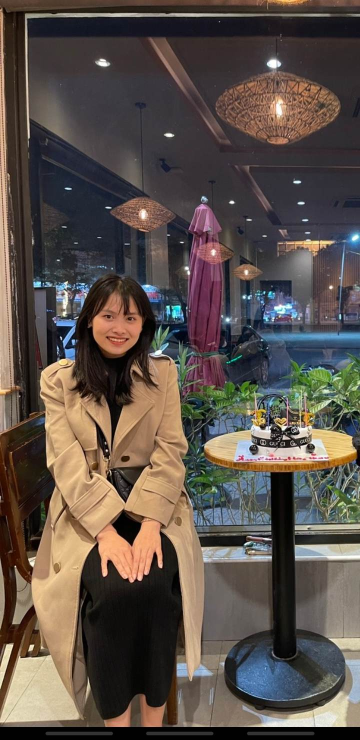
#> input picture Bai Tap/Buoi 4/test.jpg, 720 x 1480 px, given in place of huong.jpg, which was not available (shown at 1/2 size)
$ python 'Cau 2.py'   (older library calls are emulated)
#> lines starting #> are read from the running program, lines starting #| are printed output that depends on the picture; after the words box and inside, x2 and y2 are one past the last pixel; in counts of white or black regions, pixels touching at a corner belong together; pictures that were not available may be replaced by others from this repository, and a replacement may not be noted
import cv2
import numpy as np
img = cv2.imread("D:\\Tran Quyen\\huong.jpg")
#> img is the input picture: shape (1480, 720, 3); mean B, G, R 73.9, 80.8, 91.2

anh_xam = cv2.cvtColor(img, cv2.COLOR_BGR2GRAY)
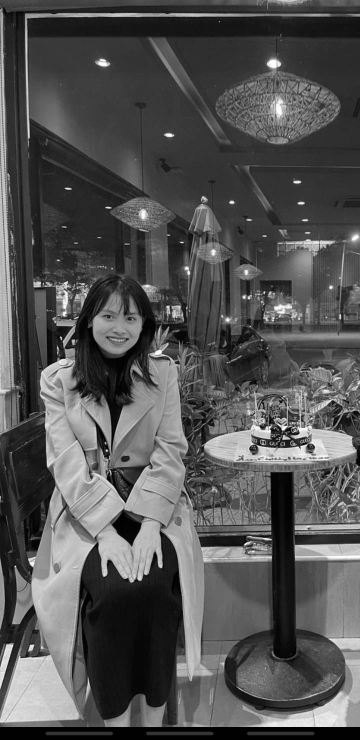
#> anh_xam: shape (1480, 720) (shown at 1/2 size); min 0, max 255, mean 83.1
x = int(input("Nhap vao gia tri phan nguong: "))
#> the answer given: 3
_,nhi_phan = cv2.threshold(anh_xam, x, 255, cv2.THRESH_BINARY)
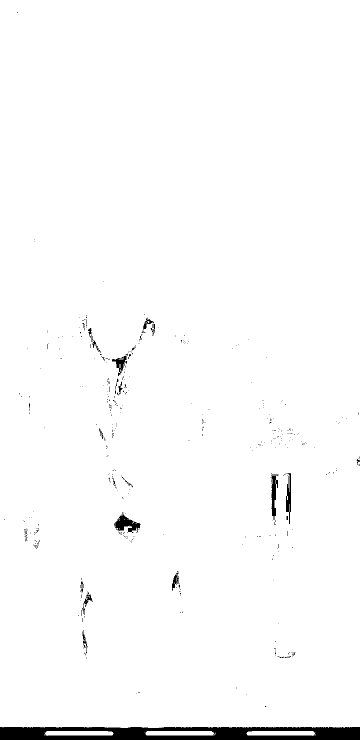
#> nhi_phan: shape (1480, 720) (shown at 1/2 size); 98.1% white; 413 black regions (391 under 20 px), largest, box (x1, y1, x2, y2) and area: (0, 1454, 720, 1480) 14787, (228, 1024, 281, 1066) 996, (542, 948, 557, 1040) 693


kernel = np.ones((3,3), np.uint8)
dong_anh = cv2.erode(img, kernel, iterations=1)
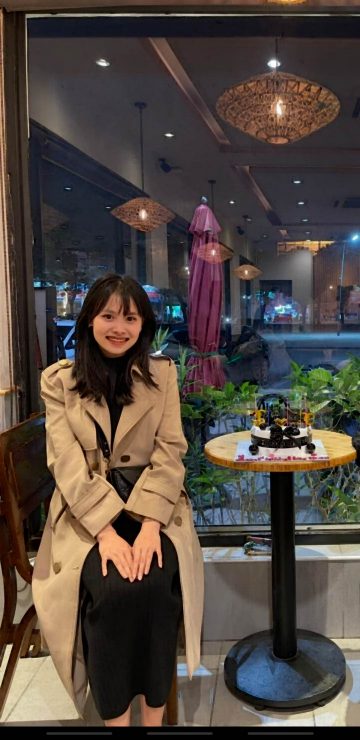
#> dong_anh: shape (1480, 720, 3) (shown at 1/2 size); mean B, G, R 63.9, 70.8, 81

mo_anh = cv2.dilate(dong_anh, kernel, iterations=1)
grad_x = cv2.Sobel(anh_xam, cv2.CV_32F, 1, 0, ksize=3)
grad_y = cv2.Sobel(anh_xam, cv2.CV_32F, 0, 1, ksize=3)
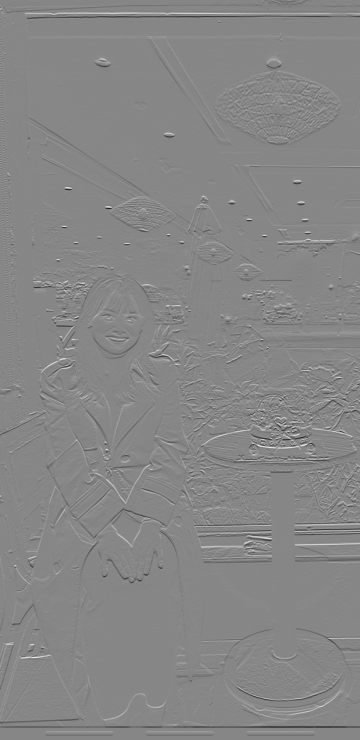
#> grad_y: shape (1480, 720) float32 (shown at 1/2 size); min -961, max 859, mean -0.5; drawn with min black and max white
abs_grad_x = cv2.convertScaleAbs(grad_x)
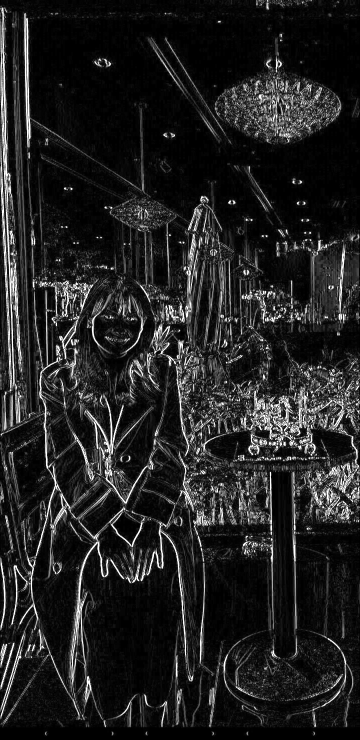
#> abs_grad_x: shape (1480, 720) (shown at 1/2 size); min 0, max 255, mean 33.8
abs_grad_y = cv2.convertScaleAbs(grad_y)
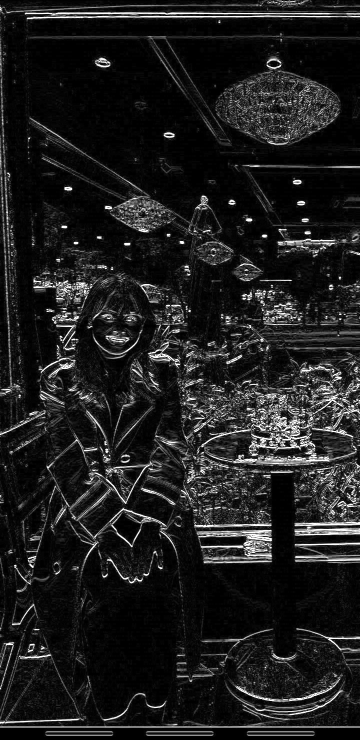
#> abs_grad_y: shape (1480, 720) (shown at 1/2 size); min 0, max 255, mean 30.1
grad = cv2.addWeighted(abs_grad_x, 0.5, abs_grad_y, 0.5, 0)
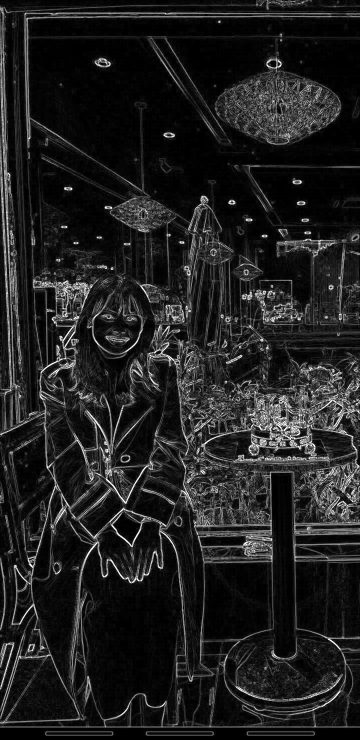
#> grad: shape (1480, 720) (shown at 1/2 size); min 0, max 255, mean 32

cv2.imshow("Anh phan nguong", nhi_phan)
cv2.imshow("Tach bien Sobel", grad)
cv2.imshow("Dong anh", dong_anh)
cv2.imshow("Mo anh", mo_anh)
while True:
    if cv2.waitKey(1) == ord('q'):
#> (key q is pressed here)
        cv2.imwrite("D:\\Tran Quyen\\tachbien.png", grad)
    if cv2.waitKey(1) == ord('s'):
#> (key q is pressed here)
        break
cv2.destroyAllWindows()
